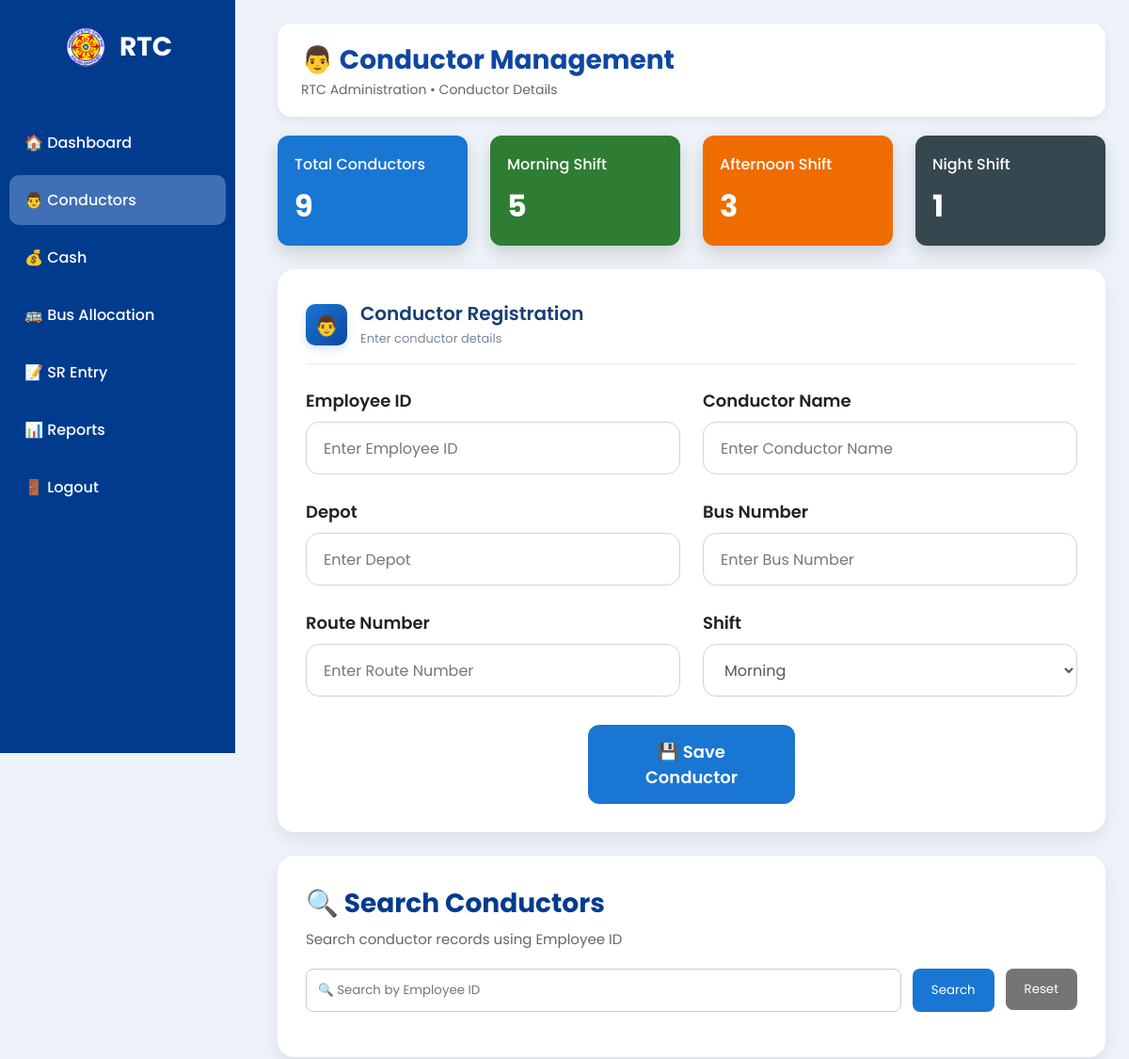
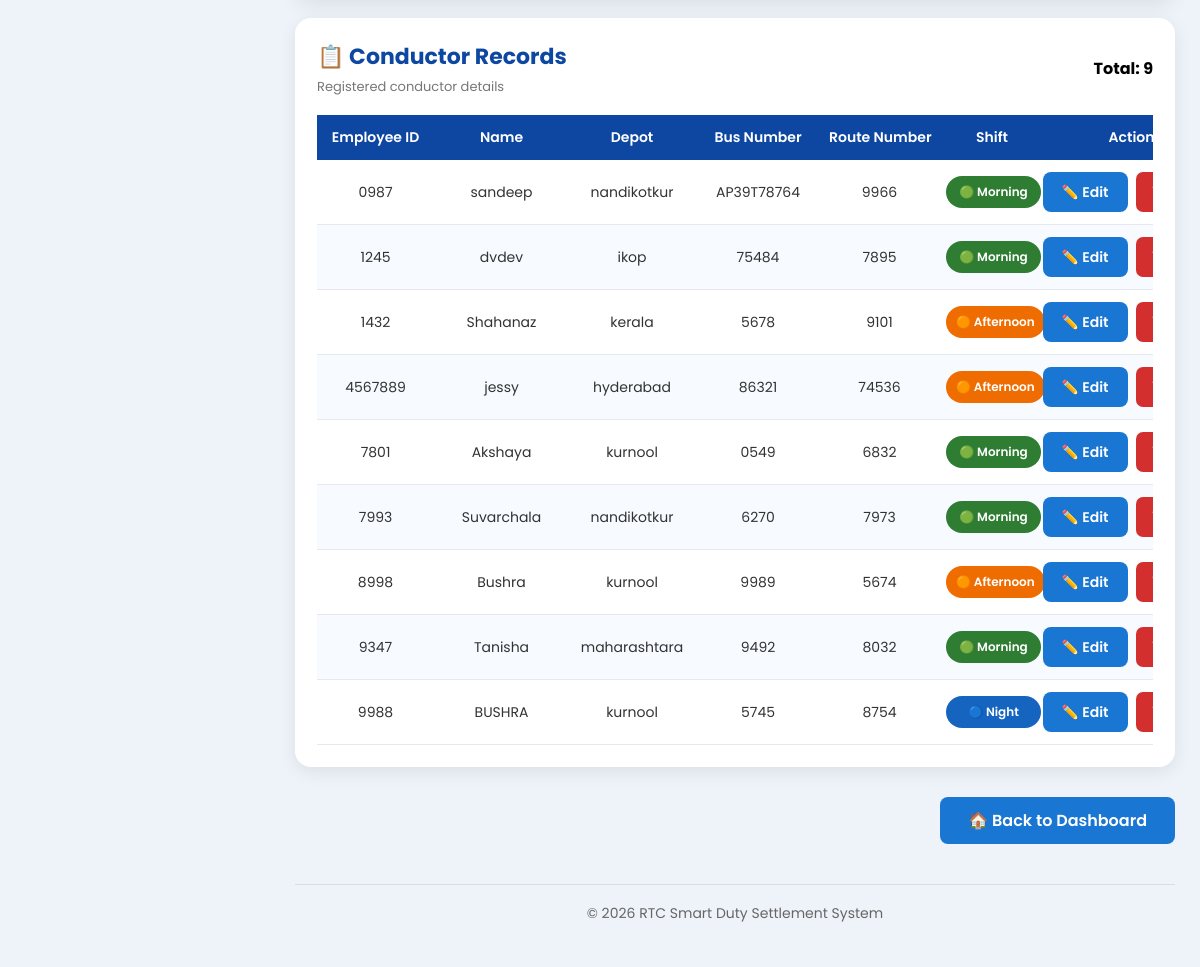
The page /conductor on the database its author committed (2 pictures, top to bottom).
### tables this page shows
CREATE TABLE conductor(
    employee_id TEXT PRIMARY KEY,
    name TEXT NOT NULL,
    depot TEXT NOT NULL,
    bus_number TEXT NOT NULL,
    route_number TEXT NOT NULL,
    shift TEXT NOT NULL
);

### app.py (the view)
@app.route("/conductor")
def conductor():
    conn = get_db()
    cursor = conn.cursor()
    cursor.execute("SELECT * FROM conductor ORDER BY employee_id")
    conductors = cursor.fetchall()
    cursor.execute("SELECT COUNT(*) FROM conductor WHERE shift='Morning'")
    morning_count = cursor.fetchone()[0]
    cursor.execute("SELECT COUNT(*) FROM conductor WHERE shift='Afternoon'")
    afternoon_count = cursor.fetchone()[0]
    cursor.execute("SELECT COUNT(*) FROM conductor WHERE shift='Night'")
    night_count = cursor.fetchone()[0]
    conn.close()
    return render_template(
        "conductor.html",
        conductors=conductors,
        morning_count=morning_count,
        afternoon_count=afternoon_count,
        night_count=night_count
    )

### app.py (called while the page is built)
def get_db():
    conn = sqlite3.connect(
        "database.db",
        timeout=30,
        check_same_thread=False
    )
    conn.row_factory = sqlite3.Row
    conn.execute("PRAGMA journal_mode=WAL")
    conn.execute("PRAGMA busy_timeout=30000")
    return conn

### templates/conductor.html (shortened to what this page needs)
<!DOCTYPE html>
<html lang="en">
<head>
    <link rel="stylesheet"
          href="{{ url_for('static', filename='style.css') }}">
</head>
<body>
<div class="sidebar">
    <div class="logo">
        <img src="{{ url_for('static', filename='images/rtc_logo.png') }}">
        <h2>RTC</h2>
    </div>
    <ul>
        <li>
            <a href="/dashboard">🏠 Dashboard</a>
        </li>
        <li class="active">
            <a href="/conductor">👨 Conductors</a>
        </li>
        <li>
            <a href="/cash">💰 Cash</a>
        </li>
        <li>
            <a href="/bus">🚌 Bus Allocation</a>
        </li>
        <li>
            <a href="/sr">📝 SR Entry</a>
        </li>
        <li>
            <a href="/reports">📊 Reports</a>
        </li>
        <li>
            <a href="/logout">🚪 Logout</a>
        </li>
    </ul>
</div>
<div class="main-content">
    <div class="header">
        <div class="header-left">
            <div>
                <h1>👨 Conductor Management</h1>
                <p>
                    RTC Administration • Conductor Details
                </p>
            </div>
        </div>
    </div>
    <div class="summary-grid">
        <div class="summary-card blue">
            <h4>Total Conductors</h4>
            <h2>{{ conductors|length }}</h2>
        </div>
        <div class="summary-card green">
            <h4>Morning Shift</h4>
            <h2>{{ morning_count }}</h2>
        </div>
        <div class="summary-card orange">
            <h4>Afternoon Shift</h4>
            <h2>{{ afternoon_count }}</h2>
        </div>
        <div class="summary-card dark">
            <h4>Night Shift</h4>
            <h2>{{ night_count }}</h2>
        </div>
    </div>
    <div class="form-container">
        <div class="form-title">
            <div class="form-icon">
                👨
            </div>
            <div>
                <h2>Conductor Registration</h2>
                <p>
                    Enter conductor details
                </p>
            </div>
        </div>
        <form action="/save_conductor" method="POST">
            <div class="form-grid">
                <div class="form-group">
                    <label>Employee ID</label>
                    <input
                        type="text"
                        name="employee_id"
                        placeholder="Enter Employee ID"
                        required>
                </div>
                <div class="form-group">
                    <label>Conductor Name</label>
                    <input
                        type="text"
                        name="name"
                        placeholder="Enter Conductor Name"
                        required>
                </div>
                <div class="form-group">
                    <label>Depot</label>
                    <input
                        type="text"
                        name="depot"
                        placeholder="Enter Depot"
                        required>
                </div>
                <div class="form-group">
                    <label>Bus Number</label>
                    <input
                        type="text"
                        name="bus_number"
                        placeholder="Enter Bus Number"
                        required>
                </div>
                <div class="form-group">
                    <label>Route Number</label>
                    <input
                        type="text"
                        name="route_number"
                        placeholder="Enter Route Number"
                        required>
                </div>
                <div class="form-group">
                    <label>Shift</label>
                    <select name="shift">
                        <option value="Morning">
                            Morning
                        </option>
                    </select>
                </div>
            </div>
            <button
                type="submit"
                class="save-btn">
                💾 Save Conductor
            </button>
        </form>
    </div>
    <div class="form-container">
        <div class="section-header">
            <div>
                <h2>🔍 Search Conductors</h2>
                <p>
                    Search conductor records using Employee ID
                </p>
            </div>
        </div>
        <form action="/search_conductor"
      method="GET"
      class="search-panel">
            <input
                type="text"
                id="searchInput"
                name="employee_id"
                placeholder="🔍 Search by Employee ID">
            <button
                type="submit"
                class="search-btn">
                Search
            </button>
            <a href="/conductor">
                <button
                    type="button"
                    class="reset-btn">
                    Reset
                </button>
            </a>
        </form>
    </div>
    <div class="form-container table-card">
        <div class="section-header">
            <div>
                <h2>📋 Conductor Records</h2>
                <p>
                    Registered conductor details
                </p>
            </div>
            <strong>
                Total: {{ conductors|length }}
            </strong>
        </div>
        <div class="table-wrapper">
            <table class="professional-table">
                <thead>
                    <tr>
                        <th>Employee ID</th>
                        <th>Name</th>
                        <th>Depot</th>
                        <th>Bus Number</th>
                        <th>Route Number</th>
                        <th>Shift</th>
                        <th>Action</th>
                    </tr>
                </thead>
                <tbody>
                    {% for conductor in conductors %}
                    <tr>
                        <td>
                            {{ conductor[0] }}
                        </td>
              <td>
    {{ conductor[1] }}
</td>
                        <td>
                            {{ conductor[2] }}
                        </td>
                        <td>
                            {{ conductor[3] }}
                        </td>
                        <td>
                            {{ conductor[4] }}
                        </td>
                        <td>
                            {% if conductor[5] == "Morning" %}
                                <span class="shift morning">
                                    🟢 Morning
                                </span>
                            {% elif conductor[5] == "Afternoon" %}
                                <span class="shift afternoon">
                                    🟠 Afternoon
                                </span>
                            {% else %}
                                <span class="shift night">
                                    🔵 Night
                                </span>
                            {% endif %}
                        </td>
<td>
    <div class="action-buttons">
        <a
            href="/edit_conductor/{{ conductor[0] }}"
            class="edit-btn">
            ✏️ Edit
        </a>
        <a
            href="/delete_conductor/{{ conductor[0] }}"
            class="delete-btn"
            onclick="return confirm('Delete this conductor?')">
        </a>
    </div>
</td>
                    </tr>
                    {% endfor %}
                </tbody>
            </table>
        </div>
    </div>
    <div class="bottom-dashboard">
        <a href="/dashboard">
            🏠 Back to Dashboard
        </a>
    </div>
    <div class="footer">
        © 2026 RTC Smart Duty Settlement System
    </div>
</div>
</body>
</html>

### rows shown on the page
conductor: employee_id "0987", name "sandeep", depot "nandikotkur", bus_number "AP39T78764", route_number "9966", shift "🟢 Morning"
conductor: employee_id "1245", name "dvdev", depot "ikop", bus_number "75484", route_number "7895", shift "🟢 Morning"
conductor: employee_id "1432", name "Shahanaz", depot "kerala", bus_number "5678", route_number "9101", shift "🟠 Afternoon"
conductor: employee_id "4567889", name "jessy", depot "hyderabad", bus_number "86321", route_number "74536", shift "🟠 Afternoon"
conductor: employee_id "7801", name "Akshaya", depot "kurnool", bus_number "0549", route_number "6832", shift "🟢 Morning"
conductor: employee_id "7993", name "Suvarchala", depot "nandikotkur", bus_number "6270", route_number "7973", shift "🟢 Morning"
conductor: employee_id "8998", name "Bushra", depot "kurnool", bus_number "9989", route_number "5674", shift "🟠 Afternoon"
conductor: employee_id "9347", name "Tanisha", depot "maharashtara", bus_number "9492", route_number "8032", shift "🟢 Morning"
conductor: employee_id "9988", name "BUSHRA", depot "kurnool", bus_number "5745", route_number "8754", shift "🔵 Night"

### other values the page prints
{{ conductors|length }} "9"
{{ morning_count }} "5"
{{ afternoon_count }} "3"
{{ night_count }} "1"
